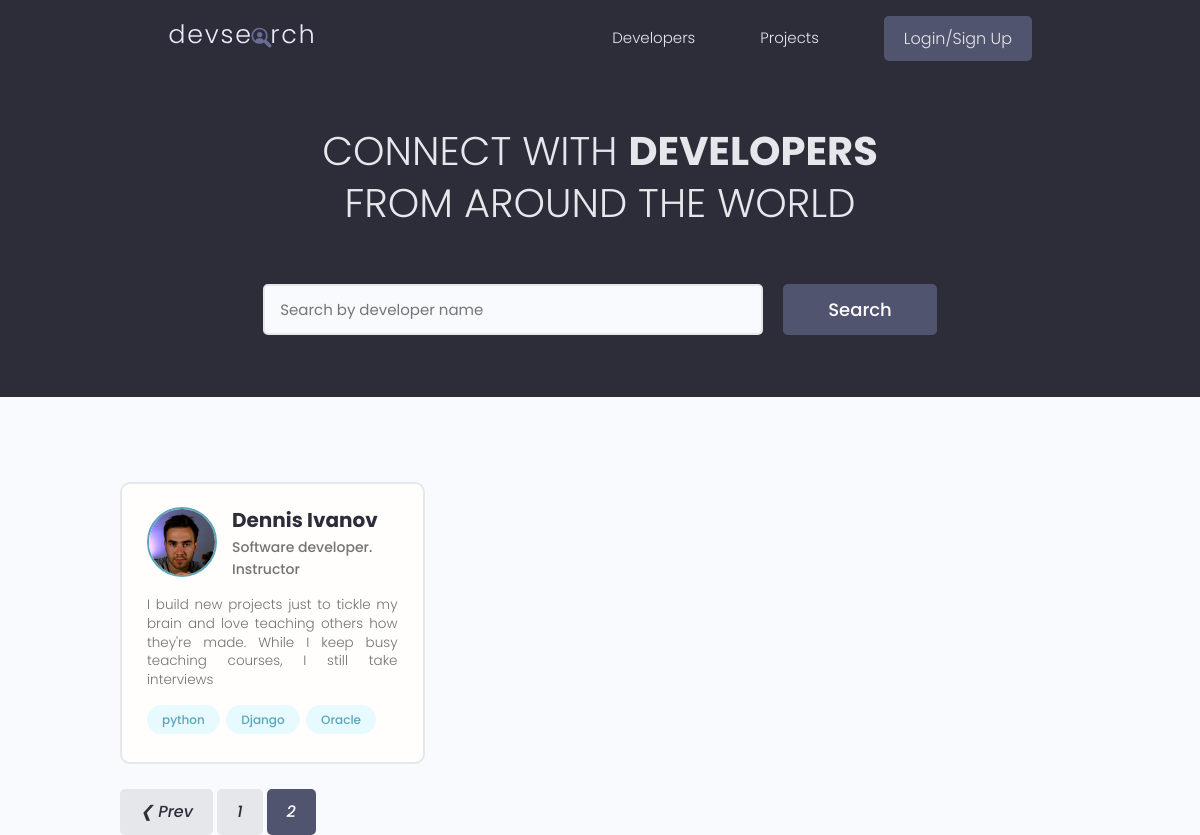
Page /?page=4 on the earlier database version.
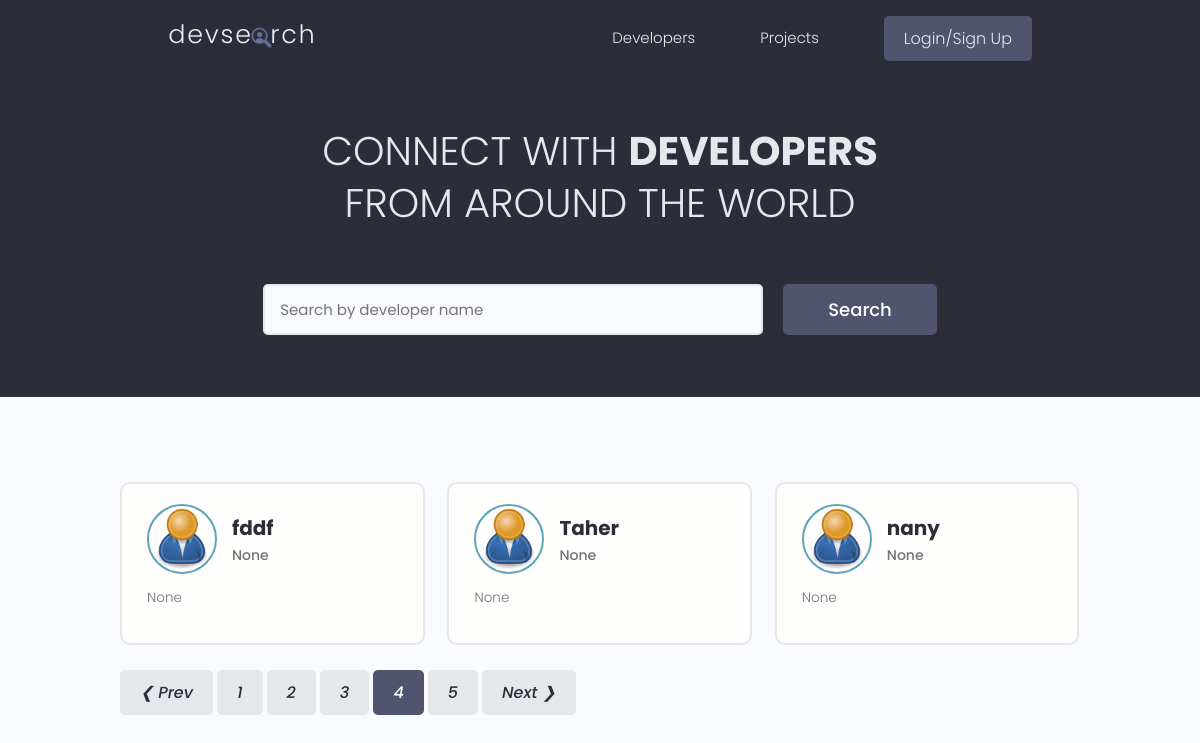
Same page on the later database version.
### users/models.py (models this page shows, shortened)
class Profiles(models.Model):
    user=models.OneToOneField(User,on_delete=models.CASCADE,null=True,blank=True)
    name=models.CharField(max_length=200,blank=True,null=True)
    email=models.EmailField(max_length=500,blank=True,null=True)
    username=models.CharField(max_length=200,blank=True,null=True)
    short_intro=models.CharField(max_length=200,blank=True,null=True)
    username=models.CharField(max_length=40)
    location=models.TextField(null=True,blank=True)
    bio=models.TextField(null=True,blank=True)
    profile_image=models.ImageField(blank=True,null=True,upload_to='profiles/', default='profiles/user-default.png')
    social_github=models.CharField(max_length=2000,null=True,blank=True)
    social_twitter=models.CharField(max_length=2000,null=True,blank=True)
    socail_linkedin=models.CharField(max_length=2000,null=True,blank=True)
    social_youtube=models.CharField(max_length=2000,null=True,blank=True)
    social_website=models.CharField(max_length=2000,null=True,blank=True)
    created=models.DateTimeField(auto_now_add=True,editable=False)
    id=models.UUIDField(default= uuid.uuid4,unique=True,primary_key=True,editable=False)

class Skill(models.Model) :
    owner=models.ForeignKey(Profiles,on_delete=models.CASCADE,null=True,blank=True)
    name=models.CharField(max_length=200,null=True,blank=True)
    description=models.TextField(null=True,blank=True)
    created=models.DateTimeField(auto_now_add=True,editable=False)
    id=models.UUIDField(default=uuid.uuid4,primary_key=True,unique=True,editable=False)
    def __str__(self):
        return str(self.name)

### users/views.py (the view)
# urls.py: path('', views.profiles, name='profiles'),
def profiles(request):
    profiles,search_query=searchProfiles(request)
    custom_range,profiles=paginatProfiles(request,profiles,3)
    context={'profiles':profiles,'search_query':search_query,'custom_range':custom_range}
    return render(request,'users/profiles.html', context)

### users/utils.py (called while the page is built)
def paginatProfiles(request,profiles,results):
    page= request.GET.get('page')
    paginator=Paginator(profiles,results)
    try:
        profiles=paginator.page(page)
    except PageNotAnInteger:
        page=1
        profiles=paginator.page(page)
    except EmptyPage:
        page=paginator.num_pages
        profiles=paginator.page(page)
    leftIndex=(int(page)-4)
    if leftIndex<1 :
        leftIndex=1
    rightIndex=(int(page)+5)
    if rightIndex > paginator.num_pages:
        rightIndex=paginator.num_pages +1
    custom_range= range(leftIndex, rightIndex)
    return custom_range,profiles

def searchProfiles(request):
    search_query=''
    if request.GET.get('search_query'):
        search_query=request.GET.get('search_query')
    skill=Skill.objects.filter(name__icontains=search_query)
    profiles= Profiles.objects.distinct().filter(Q(name__icontains=search_query) |
                                      Q(short_intro__icontains=search_query) |
                                      Q(skill__in=skill)
    )
    return profiles,search_query

### users/templates/users/profiles.html (shortened to what this page needs)
{% extends 'main.html' %}
{% block content %}
 <main class="home">
    <section class="hero-section text-center">
      <div class="container container--narrow">
        <div class="hero-section__box">
          <h2>CONNECT WITH <span>DEVELOPERS</span></h2>
          <h2>FROM AROUND THE WORLD</h2>
        </div>
        <div class="hero-section__search">
          <form id="searchForm" class="form" action="{% url 'profiles'%}" method="get">
            <div class="form__field">
              <input class="input input--text" id="formInput#search" type="text" name="search_query"
              value="{{ search_query }}" placeholder="Search by developer name" />
            </div>
            <input class="btn btn--sub btn--lg" type="submit" value="Search" />
          </form>
        </div>
      </div>
    </section>
    <section class="devlist">
      <div class="container">
        <div class="grid grid--three">
        {% for profile in profiles %}
          <div class="column card">
            <div class="dev">
              <a href="{% url 'user-profile' profile.id %}" class="card__body">
                <div class="dev__profile">
                  <img class="avatar avatar--md" src="{{ profile.profile_image.url }}" alt="image" />
                  <div class="dev__meta">
                    <h3>{{profile.name}}</h3>
                    <h5>{{profile.short_intro|slice:"60"}}</h5>
                  </div>
                </div>
                <p class="dev__info">{{ profile.bio|slice:"150"}}</p>
                <div class="dev__skills">
                 {% for skill in profile.skill_set.all|slice:"5" %}
                  <span class="tag tag--pill tag--main">
                    <small> {{ skill }} </small>
                  </span>
                 {% endfor %}
                </div>
              </a>
            </div>
          </div>
        {% endfor%}
        </div>
      </div>
    </section>
    {% include 'pagination.html' with queryset=profiles  custom_range=custom_range%}
  </main>
{% endblock content %}

Differences in the rows shown:
no longer on this page (row unchanged): Profiles: profile_image (picture), name "Dennis Ivanov", short_intro "Software developer. Instructor", bio "I build new projects just to tickle my brain and love teaching others how they're made. While I keep busy teaching courses, I still take interviews"
no longer on this page (row unchanged): Skill: name "python"
no longer on this page (row unchanged): Skill: name "Django"
no longer on this page (row unchanged): Skill: name "Oracle"
added Profiles: profile_image (placeholder picture), name "fddf", short_intro "None", bio "None"
added Profiles: profile_image (placeholder picture), name "Taher", short_intro "None", bio "None"
added Profiles: profile_image (placeholder picture), name "nany", short_intro "None", bio "None"
Other differences:
list line gone: "2"
new list line: "2"
new list line: "3"
new list line: "4"
new list line: "5"
text now shown: "Next ❯"
